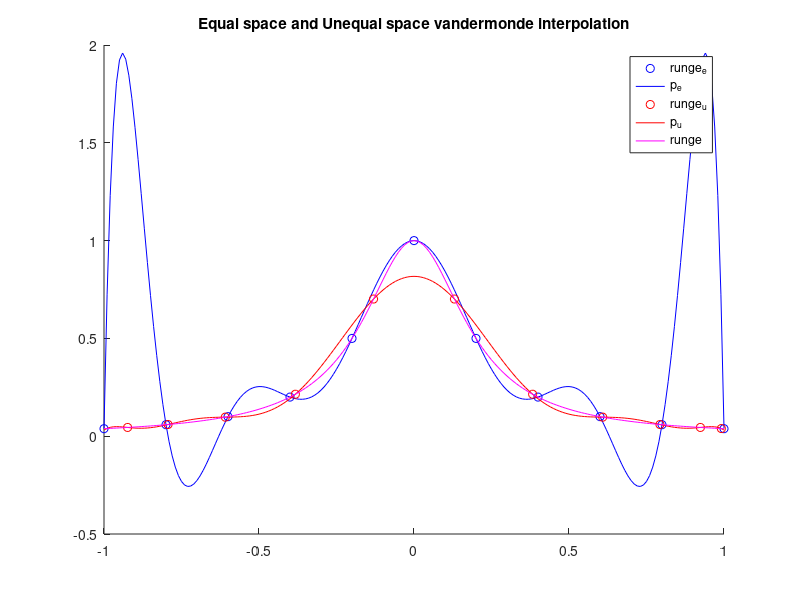

MATLAB code to generate this figure:
%% Question 3: Interpolation
clear;
hold on;

runge = @(x) 1 / (1+(25.*x.^2));

xs = -1:0.2:1;
ys = arrayfun(runge,xs);
plot(xs,ys,'bo');

Me = vander(xs)
a  = Me\ys';

xs = -1:0.01:1
fs = arrayfun(@(x)polyval(a,x),xs);

plot(xs,fs,'b');

els = @(i) cos((2*i + 1) * pi / (2*numel(i)+2));
xs = els(0:10);
ys = arrayfun(runge,xs);
plot(xs,ys,'ro');

Mu = vander(xs)
a  = Mu\ys';

xs = -1:0.01:1;
fs = arrayfun(@(x)polyval(a,x),xs);

plot(xs,fs,'r');
plot(xs,arrayfun(runge,xs),'m');

legend('runge_e','p_e','runge_u','p_u','runge');

title('Equal space and Unequal space vandermonde interpolation');

fprintf('cond(M_u) = %g\n',cond(Mu));
fprintf('cond(M_e) = %g\n',cond(Me));

hold off;